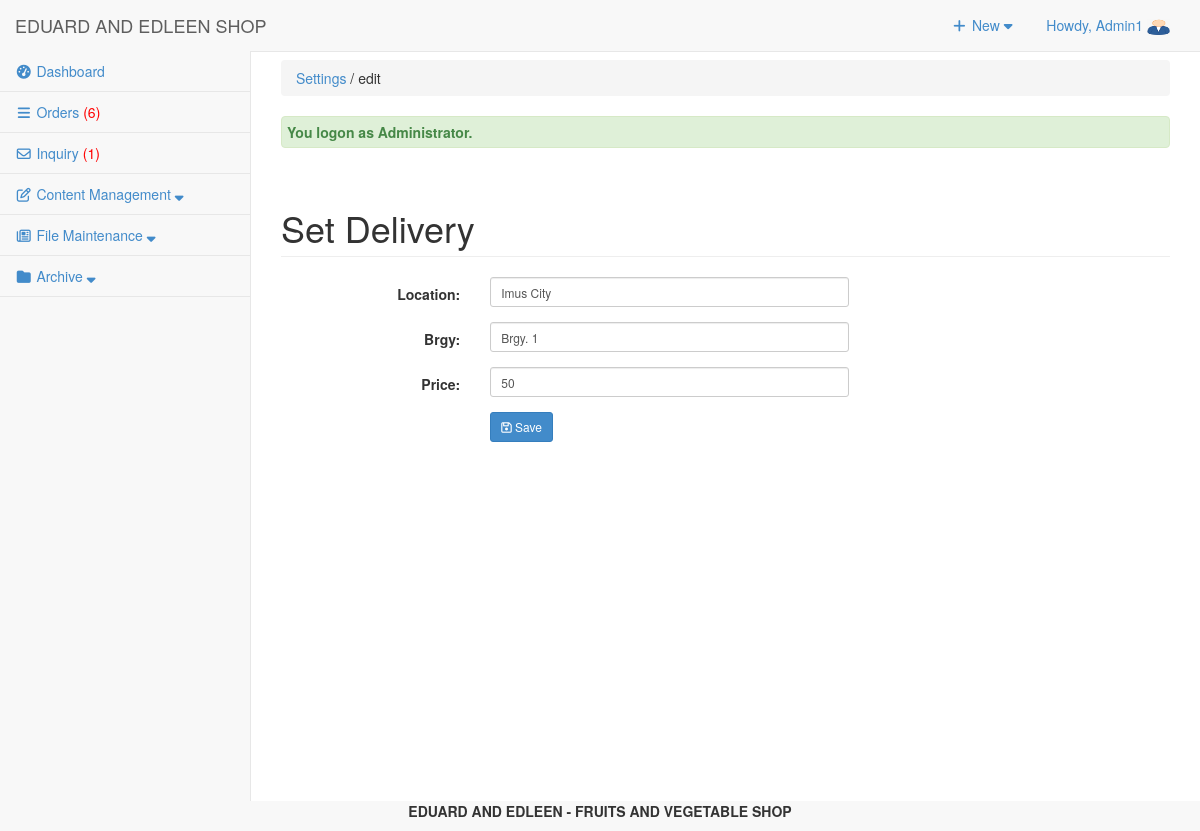
Screenshot of /admin/settings/index.php?view=edit&id=1 (signed in) with the database file from the repository.
### tables this page shows
CREATE TABLE `tbluseraccount` (
  `USERID` int(11) NOT NULL,
  `U_NAME` varchar(122) NOT NULL,
  `U_USERNAME` varchar(122) NOT NULL,
  `U_PASS` varchar(122) NOT NULL,
  `U_ROLE` varchar(30) NOT NULL,
  `USERIMAGE` varchar(255) NOT NULL,
  `U_STATUS` varchar(255) NOT NULL DEFAULT 'Active'
);

CREATE TABLE `tblsetting` (
  `SETTINGID` int(11) NOT NULL,
  `PLACE` text NOT NULL,
  `BRGY` varchar(90) NOT NULL,
  `DELPRICE` double NOT NULL
);

### admin/settings/index.php (called while the page is built, shortened)
<?php
require_once("../../include/initialize.php");
$view = (isset($_GET['view']) && $_GET['view'] != '') ? $_GET['view'] : '';
$header=$view;
$title="Settings";
require_once ("../theme/templates.php");
?>

### include/database.php (called while the page is built, shortened)
<?php
class Database {
	var $sql_string = '';
	private $conn;
	public function open_connection() {
		$this->conn = mysqli_connect(server,user,pass);
		if(!$this->conn){
			echo "Problem in database connection! Contact administrator!";
			exit();
		}else{
			$db_select = mysqli_select_db($this->conn,database_name);
		}
	}
	function setQuery($sql='') {
		$this->sql_string=$sql;
	}
	function executeQuery() {
		$result = mysqli_query($this->conn,$this->sql_string);
		return $result;
	}
	private function confirm_query($result) {
		return $result;
	}
	function loadSingleResult() {
		$cur = $this->executeQuery();
		while ($row = mysqli_fetch_object($cur)) {
		return $data = $row;
		}
	}
	public function num_rows($result_set) {
		return mysqli_num_rows($result_set);
	}
}
$mydb = new Database();
?>

### include/accounts.php (called while the page is built, shortened)
<?php
require_once(LIB_PATH.DS.'database.php');
class User {
	protected static  $tblname = "tbluseraccount";
	function single_user($id=""){
			global $mydb;
			$mydb->setQuery("SELECT * FROM ".self::$tblname."
				Where USERID= '{$id}' LIMIT 1");
			$cur = $mydb->loadSingleResult();
			return $cur;
	}
}
?>

### include/settings.php (called while the page is built, shortened)
<?php
require_once(LIB_PATH.DS.'database.php');
class Setting {
	protected static  $tblname = "tblsetting";
	function single_setting($id=""){
			global $mydb;
			$mydb->setQuery("SELECT * FROM ".self::$tblname."
				Where SETTINGID= '{$id}' LIMIT 1");
			$cur = $mydb->loadSingleResult();
			return $cur;
	}
}
?>

### admin/settings/setDeliveryFee.php (the view, shortened to what this page needs)
<?php
 if (isset($_GET['id'])){
  @$ID = $_GET['id'];
  $setting = New Setting();
  $set = $setting->single_setting($ID);
 ?>
<form class="form-horizontal span6" action="controller.php?action=edit" method="POST" enctype="multipart/form-data"    >
 <div class="row">
         <div class="col-lg-12">
            <h1 class="page-header">Set Delivery</h1>
          </div>
       </div>
                 <div class="form-group">
                    <div class="col-md-8">
                      <label class="col-md-4 control-label" for=
                      "PLACE">Location:</label>
                      <div class="col-md-8">
                             <input class="form-control input-sm" id="PLACE" name="PLACE" placeholder=
                            "Location" type="text" value="<?php echo $set->PLACE ?>">
                      </div>
                    </div>
                  </div>
                  <div class="form-group">
                    <div class="col-md-8">
                      <label class="col-md-4 control-label" for=
                      "BRGY">Brgy:</label>
                      <div class="col-md-8">
                             <input class="form-control input-sm" id="BRGY" name="BRGY" placeholder=
                            "Location" type="text" value="<?php echo $set->BRGY ?>">
                      </div>
                    </div>
                  </div>
                  <div class="form-group">
                    <div class="col-md-8">
                      <label class="col-md-4 control-label" for=
                      "DELPRICE">Price:</label>
                      <div class="col-md-8">
                             <input class="form-control input-sm" id="DELPRICE" name="DELPRICE" placeholder=
                            "Delivery Price" type="text" value="<?php echo $set->DELPRICE ?>">
                      </div>
                    </div>
                  </div>
             <div class="form-group">
                    <div class="col-md-8">
                      <label class="col-md-4 control-label" for=
                      "idno"></label>
                      <div class="col-md-8">
                        <button class="btn  btn-primary btn-sm" name="save" type="submit" ><span class="fa fa-save fw-fa"></span> Save</button>
                      </div>
                    </div>
                  </div>
        </form>
<?php   }
?>

### admin/theme/templates.php (shortened to what this page needs)
<!DOCTYPE html>
<html lang="en">
<head>
<link href="<?php echo web_root; ?>admin/css/bootstrap.min.css" rel="stylesheet">
<link href="<?php echo web_root; ?>admin/css/metisMenu.min.css" rel="stylesheet">
<link href="<?php echo web_root; ?>admin/css/timeline.css" rel="stylesheet">
<link href="<?php echo web_root; ?>admin/css/sb-admin-2.css" rel="stylesheet">
<link href="<?php echo web_root; ?>admin/font/css/font-awesome.min.css" rel="stylesheet" type="text/css">
<link href="<?php echo web_root; ?>admin/font/font-awesome.min.css" rel="stylesheet" type="text/css">
<link href="<?php echo web_root; ?>admin/css/dataTables.bootstrap.css" rel="stylesheet">
<link href="<?php echo web_root; ?>css/bootstrap-datetimepicker.min.css" rel="stylesheet" media="screen">
<link href="<?php echo web_root; ?>css/datepicker.css" rel="stylesheet" media="screen">
<link href="<?php echo web_root; ?>admin/css/costum.css" rel="stylesheet">
<link href="<?php echo web_root; ?>admin/css/ekko-lightbox.css" rel="stylesheet">
</head>
  <?php
    $query = "SELECT * FROM tblsummary WHERE ORDEREDSTATS = 'Pending'";
    $mydb->setQuery($query);
    $cur = $mydb->executeQuery();
    $rowscount = $mydb->num_rows($cur);
    $res = isset($rowscount)? $rowscount : 0;
    if($res>0){
    $order = '<span style="color:red;">('.$res.')</span>';
    }else{
        $order = '<span> ('.$res.')</span>';
    }
    $query = "SELECT * FROM tblinquiry WHERE INQSTATUS = 'NEW'";
    $mydb->setQuery($query);
    $cur = $mydb->executeQuery();
    $rowscount = $mydb->num_rows($cur);
    $res = isset($rowscount)? $rowscount : 0;
    if($res>0){
    $inquiry = '<span style="color:red;">('.$res.')</span>';
    }else{
        $inquiry = '<span> ('.$res.')</span>';
    }
?>
<body>
   <div id="wrapper">
        <nav class="navbar navbar-default navbar-static-top  " role="navigation" style="margin-bottom: 0">
            <div class="navbar-header">
                 <a class="navbar-brand"  href="<?php echo web_root; ?>admin/index.php" >EDUARD AND EDLEEN SHOP</a>
            </div>
            <ul class="nav navbar-top-links navbar-right">
                 <li class="dropdown">
                    <a class="dropdown-toggle" data-toggle="dropdown" href="#">
                        <i class="fa fa-plus fa-fw"></i> New  <i class="fa fa-caret-down"></i>
                    </a>
                </li>
<?php
 $user = New User();
$singleuser = $user->single_user($_SESSION['USERID']);
?>
                <li class="dropdown">
                    <a class="dropdown-toggle" data-toggle="dropdown" href="#">
                        Howdy, <?php echo $_SESSION['U_NAME']; ?> <img title="profile image" width="23px" height="17px" src="<?php echo web_root.'admin/user/'.$singleuser ->USERIMAGE ?>">
                    </a>
                </li>
            </ul>
            <div class="navbar-default sidebar" role="navigation">
                <div class="sidebar-nav navbar-collapse">
                    <ul class="nav" id="side-menu">
                        <li>
                             <a href="<?php echo web_root; ?>admin/dashboard/"><i class="fa fa-tachometer fa-fw"></i>  Dashboard </a>
                        </li>
                        <li>
                             <a href="<?php echo web_root; ?>admin/orders/" ><i class="fa fa-reorder fa-fw"></i>  Orders <?php echo $order; ?></a>
                        </li>
                        <li>
                             <a href="<?php echo web_root; ?>admin/inquiry/" ><i class="fa fa-envelope-o fa-fw"></i>  Inquiry <?php echo $inquiry; ?></a>
                        </li>
                        <li class="nav-item">
                            <a class="nav-link" data-toggle="collapse" href="#collapseExample1" aria-expanded="false" aria-controls="collapseExample">
                                <i class="fa fa-pencil-square-o fa-fw"></i><span class="menu-title"> Content Management <i class="fa fa-sort-down"></i></span>
                            </a>
                        </li>
                        <li class="nav-item">
                            <a class="nav-link" data-toggle="collapse" href="#collapseExample3" aria-expanded="false" aria-controls="collapseExample">
                                <i class="fa fa-newspaper-o fa-fw"></i><span class="menu-title"> File Maintenance <i class="fa fa-sort-down"></i></span>
                            </a>
                        </li>
                        <?php if ($_SESSION['U_ROLE']=='Administrator') {
                        ?>
                        <li class="nav-item">
                            <a class="nav-link" data-toggle="collapse" href="#collapseExample2" aria-expanded="false" aria-controls="collapseExample">
                                <i class="fa fa-folder fa-fw"></i><span class="menu-title"> Archive <i class="fa fa-sort-down"></i></span>
                            </a>
                        </li>
                 <?php }  ?>
                    </ul>
                </div>
            </div>
        </nav>
  <div id="page-wrapper">
            <div class="row" >
                <div class="col-lg-12">
                    <?php
                    if ($title<>'Dashboard'){
                       echo   '<p class="breadcrumb" style="margin-top: 8px;">
                        <a href="index.php" title="'. $title.'" >'. $title.'</a>
                        '.(isset($header) ? ' / '. $header : '').'  </p>'  ;
                    } ?>
                  <?php require_once $content; ?>
                </div>
            </div>
        </div>
    </div>
</body>
      <footer><p  style="text-align: center;font-weight: bold;"> EDUARD AND EDLEEN - FRUITS AND VEGETABLE SHOP </p></footer>
</html>

### admin/css/sb-admin-2.css (style rules this page uses)
body { background-color: #f8f8f8; }
#wrapper { width: 100%; }
#page-wrapper { padding: 0 15px; min-height: 568px; background-color: #fff; }
@media (min-width:768px) { #page-wrapper { position: inherit; margin: 0 0 0 250px; padding: 0 30px; border-left: 1px solid #e7e7e7; } }
.navbar-top-links { margin-right: 0; }
.navbar-top-links li { display: inline-block; }
.navbar-top-links li:last-child { margin-right: 15px; }
.navbar-top-links li a { padding: 15px; min-height: 50px; }
.sidebar .sidebar-nav.navbar-collapse { padding-right: 0; padding-left: 0; }
.sidebar ul li { border-bottom: 1px solid #e7e7e7; }
@media (min-width:768px) { .sidebar { z-index: 1; position: absolute; width: 250px; margin-top: 51px; } }

### rows the page displays
tbluseraccount: USERIMAGE (picture)
tblsetting: PLACE "Imus City", BRGY "Brgy. 1", DELPRICE "50"

### other values shown
$_SESSION['U_NAME'] "Admin1"
$res "6"
$res "1"
$title "Settings"
$header "edit"
$_SESSION['message'] "You logon as Administrator."
